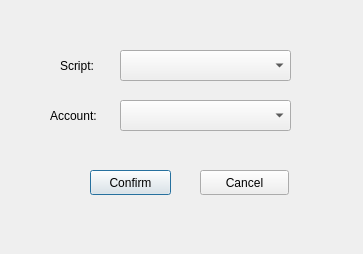
<?xml version="1.0" encoding="UTF-8"?>
<ui version="4.0">
 <class>Add_Bot_Session</class>
 <widget class="QDialog" name="Add_Bot_Session">
  <property name="geometry">
   <rect>
    <x>0</x>
    <y>0</y>
    <width>363</width>
    <height>254</height>
   </rect>
  </property>
  <property name="windowTitle">
   <string>Dialog</string>
  </property>
  <widget class="QLabel" name="Script_Tesxt">
   <property name="geometry">
    <rect>
     <x>60</x>
     <y>50</y>
     <width>67</width>
     <height>31</height>
    </rect>
   </property>
   <property name="text">
    <string>Script:</string>
   </property>
  </widget>
  <widget class="QLabel" name="label_2">
   <property name="geometry">
    <rect>
     <x>50</x>
     <y>100</y>
     <width>67</width>
     <height>31</height>
    </rect>
   </property>
   <property name="text">
    <string>Account:</string>
   </property>
  </widget>
  <widget class="QComboBox" name="Select_Script">
   <property name="geometry">
    <rect>
     <x>120</x>
     <y>50</y>
     <width>171</width>
     <height>31</height>
    </rect>
   </property>
  </widget>
  <widget class="QComboBox" name="Select_Account">
   <property name="geometry">
    <rect>
     <x>120</x>
     <y>100</y>
     <width>171</width>
     <height>31</height>
    </rect>
   </property>
  </widget>
  <widget class="QPushButton" name="Confirm_Add">
   <property name="geometry">
    <rect>
     <x>90</x>
     <y>170</y>
     <width>81</width>
     <height>25</height>
    </rect>
   </property>
   <property name="text">
    <string>Confirm</string>
   </property>
  </widget>
  <widget class="QPushButton" name="Cancel_Add">
   <property name="geometry">
    <rect>
     <x>200</x>
     <y>170</y>
     <width>89</width>
     <height>25</height>
    </rect>
   </property>
   <property name="text">
    <string>Cancel</string>
   </property>
  </widget>
 </widget>
 <resources/>
 <connections/>
</ui>
